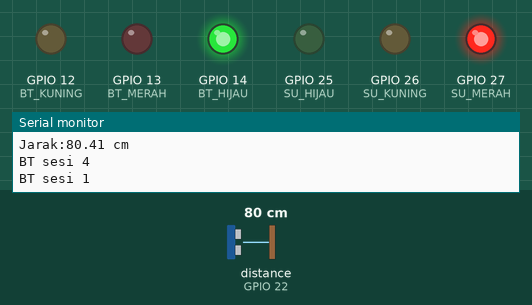
This sketch was run on a simulated ESP32. On the bench: output pins drawn as LEDs (lit = HIGH), the last lines printed to the serial monitor. Wiring (inferred from the names in the program): ultrasonic range finder: trigger GPIO 19; echo GPIO 22. The test bench sets the inputs (shaded band); at power-on: distance to the obstacle (sensor on GPIO 22) 80 cm. The echo pulse lasts 58.3 µs per cm; pins used as bus, display or sensor lines are not drawn.

Above: at 18.4 s.
18.5 s: distance to the obstacle (sensor on GPIO 22) set to 21 cm
30.5 s: distance to the obstacle (sensor on GPIO 22) set to 18 cm
At 38.7 s:
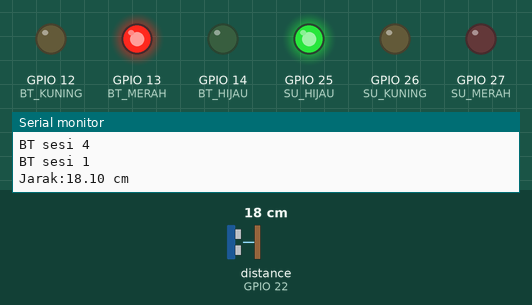
42.5 s: distance to the obstacle (sensor on GPIO 22) set to 6 cm
50.0 s: distance to the obstacle (sensor on GPIO 22) set to 3 cm
At 51.5 s:
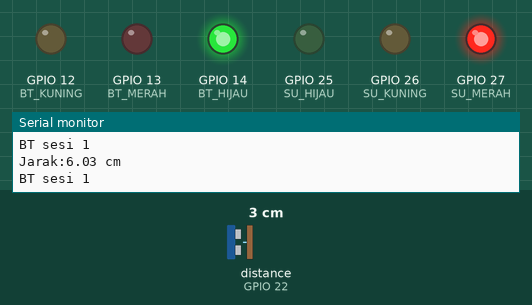
57.5 s: distance to the obstacle (sensor on GPIO 22) set to 9 cm
At 59.6 s:
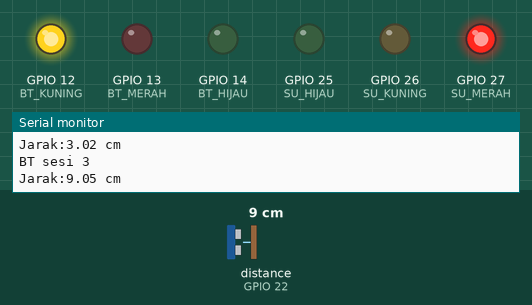
Timing chart, 0 to 65.5 s (numbered marks = the images above; inputs shaded):
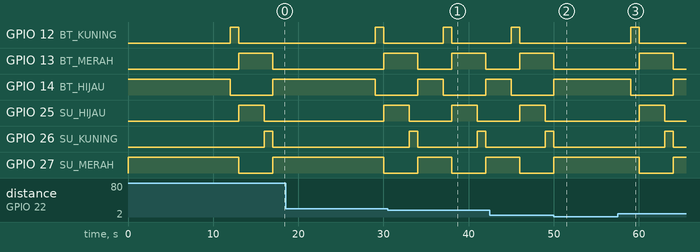

Measured:
- the behaviour switches between 20 and 19 cm on distance to the obstacle (sensor on GPIO 22) (found by bisection; images 0 and 1)
- the behaviour switches between 5 and 4 cm on distance to the obstacle (sensor on GPIO 22) (found by bisection; images 1 and 2)
- after the input at 30.5 s, GPIO 12 (BT_KUNING): LOW → HIGH after 6.5 s, → LOW 1.0 s later
- after the input at 50.0 s, GPIO 12 (BT_KUNING): stays LOW (without the input it goes to HIGH after 3.0 s); GPIO 13 (BT_MERAH), GPIO 26 (SU_KUNING): goes on until 50.0 s, then stays LOW; GPIO 14 (BT_HIJAU), GPIO 27 (SU_MERAH): goes on until 50.0 s, then stays HIGH; GPIO 25 (SU_HIJAU): stays LOW (without the input it goes to HIGH after 4.0 s)
- after the input at 57.5 s, GPIO 13 (BT_MERAH), GPIO 25 (SU_HIJAU): LOW → HIGH after 2.5 s instead of 5.5 s; GPIO 14 (BT_HIJAU): HIGH → LOW after 1.5 s instead of 4.5 s; GPIO 26 (SU_KUNING): LOW → HIGH after 5.5 s, → LOW 1.0 s later; GPIO 27 (SU_MERAH): HIGH → LOW after 2.5 s instead of 5.5 s

The sketch:

meetup2_a.ino
```cpp
#define trigPin 19
#define echoPin 22

#define BT_MERAH 13
#define BT_KUNING 12
#define BT_HIJAU 14
#define SU_MERAH 27
#define SU_KUNING 26
#define SU_HIJAU 25

float duration, distance, jarak;

float cek_sensor(int out, int in) {
  digitalWrite(out, LOW);
  delayMicroseconds(2);
  digitalWrite(out, HIGH);
  delayMicroseconds(10);
  digitalWrite(out, LOW);
  duration = pulseIn(in, HIGH);
  distance = (duration/29)/2;
  Serial.print("Jarak:");
  Serial.print(distance);
  Serial.print(" cm\n");
  return distance;
}

void setup() {
  pinMode(trigPin, OUTPUT);
  pinMode(echoPin, INPUT);

  pinMode(BT_MERAH, OUTPUT);
  pinMode(BT_KUNING, OUTPUT);
  pinMode(BT_HIJAU, OUTPUT);

  pinMode(SU_MERAH, OUTPUT);
  pinMode(SU_KUNING, OUTPUT);
  pinMode(SU_HIJAU, OUTPUT);

  Serial.begin(115200);
}

void SU_active() {
  digitalWrite(BT_HIJAU, LOW);
  digitalWrite(BT_KUNING, HIGH);
  delay(1000);
  digitalWrite(BT_KUNING, LOW);
  digitalWrite(BT_MERAH, HIGH);
  digitalWrite(SU_MERAH, LOW);
  digitalWrite(SU_HIJAU, HIGH);
  delay(3000);
  digitalWrite(SU_HIJAU, LOW);
  digitalWrite(SU_KUNING, HIGH);
  delay(1000);
  digitalWrite(SU_KUNING, LOW);
  digitalWrite(SU_MERAH, HIGH);
  digitalWrite(BT_MERAH, LOW);
  digitalWrite(BT_HIJAU, HIGH);
}

void loop() {
  digitalWrite(BT_HIJAU, HIGH);
  digitalWrite(SU_MERAH, HIGH);
  // BT sesi 1
  Serial.print("BT sesi 1\n");
  delay(3000);
  jarak = cek_sensor(trigPin, echoPin);
  if((jarak >= 5) && (jarak <= 20)) {
    SU_active();
    return;
  }
  // BT sesi 2
  Serial.print("BT sesi 2\n");
  delay(3000);
  jarak = cek_sensor(trigPin, echoPin);
  if((jarak >= 5) && (jarak <= 20)) {
    SU_active();
    return;
  }
  // BT sesi 3
  Serial.print("BT sesi 3\n");
  delay(3000);
  jarak = cek_sensor(trigPin, echoPin);
  if((jarak >= 5) && (jarak <= 20)) {
    SU_active();
    return;
  }
  // BT sesi 4
  Serial.print("BT sesi 4\n");
  delay(3000);
  SU_active();
}
```
